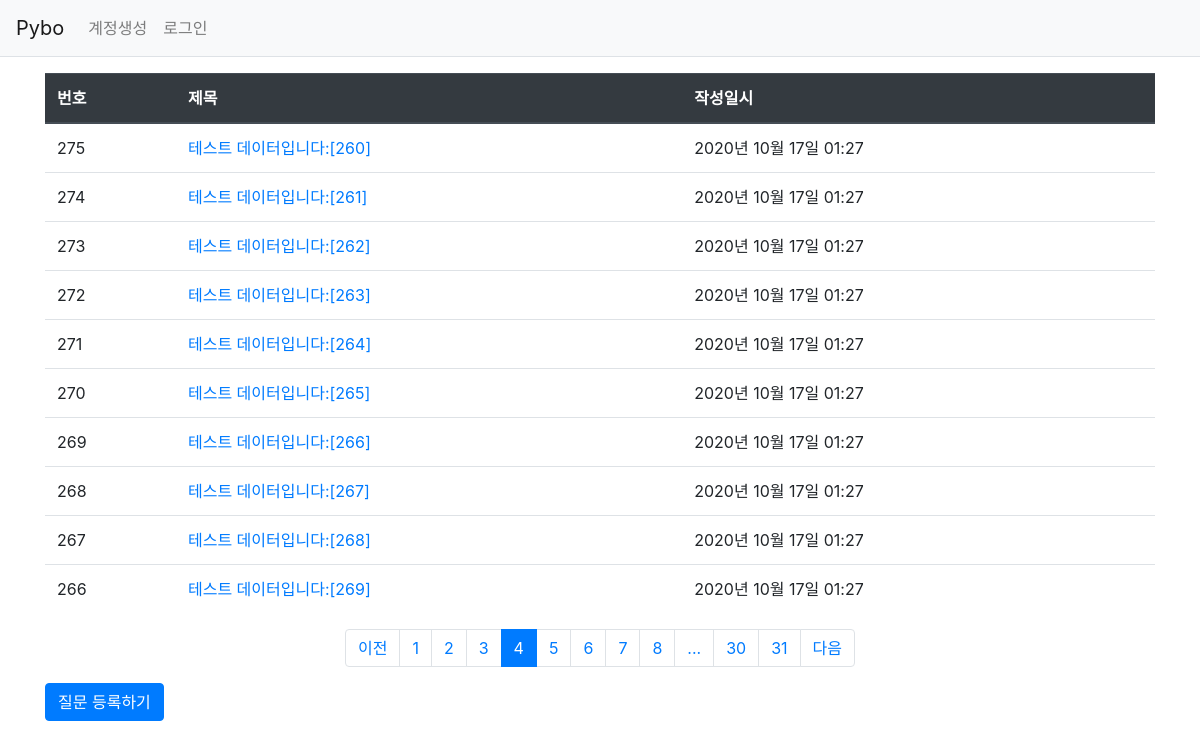
The app's page /quesiton/list/?page=4 with its own data.
### pybo/models.py (models this page shows)
class Question(db.Model):#nullable 비어있는값 들어올수없음 의미 디폴드값은 true
    id = db.Column(db.Integer, primary_key=True)#primary_key 중복 안됌,integer id숫자값
    subject = db.Column(db.String(200), nullable=False)#string제목처럼 제한된 글자수
    content = db.Column(db.Text(), nullable=False)#text글자수 제한 없음
    create_date = db.Column(db.DateTime(), nullable=False)#날짜와 시간
    user_id = db.Column(db.Integer, db.ForeignKey('user.id', ondelete='CASCADE'), nullable=False)
    user = db.relationship('User', backref=db.backref('question_set'))

### pybo/views/question_views.py (the view)
@bp.route('/list/')
def _list():
    page = request.args.get('page', type=int, default=1) #페이지 get방식으로 요청한 url에서 page값 가져올때 사용
    question_list = Question.query.order_by(Question.create_date.desc())
    question_list = question_list.paginate(page, per_page=10)
    return render_template('question/question_list.html', question_list=question_list)

### pybo/filter.py (called while the page is built)
def format_datetime(value, fmt='%Y년 %m월 %d일 %H:%M'):
    return value.strftime(fmt)

### pybo/views/auth_views.py (called while the page is built)
@bp.before_app_request #이 어노테이션이 적용된 함수는 라우트함수 실행전 항상 먼저 실행
def load_logged_in_user():
    user_id = session.get('user_id')
    if user_id is None:
        g.user = None
    else:
        g.user = User.query.get(user_id)

### pybo/templates/question/question_list.html (shortened to what this page needs)
{% extends 'base.html' %}
{% block content %}
<div class="container my-3">
    <table class="table">
        <thead>
        <tr class="thead-dark">
            <th>번호</th>
            <th>제목</th>
            <th>작성일시</th>
        </tr>
        </thead>
        <tbody>
        {% if question_list %}
        {% for question in question_list.items %}
        <tr>
            <td>{{ question_list.total - ((question_list.page-1) * question_list.per_page) - loop.index0 }}</td>
            <td>
                <a href="{{ url_for('question.detail', question_id=question.id) }}">{{ question.subject }}</a>
            </td>
            <td>{{ question.create_date|datetime }}</td>
        </tr>
        {% endfor %}
        {% else %}
        <tr>
            <td colspan="3">질문이 없습니다.</td>
        </tr>
        {% endif %}
        </tbody>
    </table>
    <ul class="pagination justify-content-center">
        {% if question_list.has_prev %}
        <li class="page-item">
            <a class="page-link" href="?page={{ question_list.prev_num }}">이전</a>
        </li>
        {% else %}
        <li class="page-item disabled">
            <a class="page-link" tabindex="-1" aria-disabled="true" href="#">이전</a>
        </li>
        {% endif %}
        {% for page_num in question_list.iter_pages() %}
            {% if page_num %}
                {% if page_num != question_list.page%}
                <li class="page-item">
                    <a class="page-link" href="?page={{ page_num }}">{{ page_num }}</a>
                </li>
                {% else %}
                <li class="page-item active" aria-current="page">
                    <a class="page-link" href="#">{{ page_num }}</a>
                </li>
                {% endif %}
            {% else %}
                <li class="disabled">
                    <a class="page-link" href="#">...</a>
                </li>
            {% endif %}
        {% endfor %}
        {% if question_list.has_next %}
        <li class="page-item">
            <a class="page-link" href="?page={{ question_list.next_num}}">다음</a>
        </li>
        {% else %}
        <li class="page-time disabled">
            <a class="page-link" tabindex="-1" aria-disabled="true" href="#">다음</a>
        </li>
        {% endif %}
      </ul>
    <a href="{{ url_for('question.create' )}}" class="btn btn-primary">질문 등록하기</a>
</div>
{% endblock %}

### records on screen
Question: total "275", subject "테스트 데이터입니다:[260]", create_date "2020년 10월 17일 01:27"
Question: total "274", subject "테스트 데이터입니다:[261]", create_date "2020년 10월 17일 01:27"
Question: total "273", subject "테스트 데이터입니다:[262]", create_date "2020년 10월 17일 01:27"
Question: total "272", subject "테스트 데이터입니다:[263]", create_date "2020년 10월 17일 01:27"
Question: total "271", subject "테스트 데이터입니다:[264]", create_date "2020년 10월 17일 01:27"
Question: id "270", subject "테스트 데이터입니다:[265]", create_date "2020년 10월 17일 01:27"
Question: total "269", subject "테스트 데이터입니다:[266]", create_date "2020년 10월 17일 01:27"
Question: total "268", subject "테스트 데이터입니다:[267]", create_date "2020년 10월 17일 01:27"
Question: total "267", subject "테스트 데이터입니다:[268]", create_date "2020년 10월 17일 01:27"
Question: total "266", subject "테스트 데이터입니다:[269]", create_date "2020년 10월 17일 01:27"

### other values on screen
{{ page_num }} "1" "2" "3" "5" "6" "7" "8" "30" "31"
{{ page_num }} "4"
